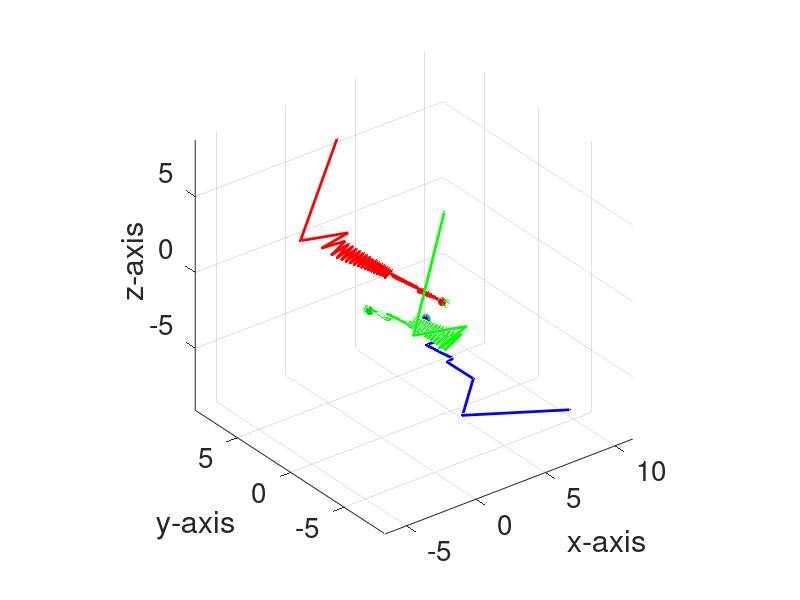
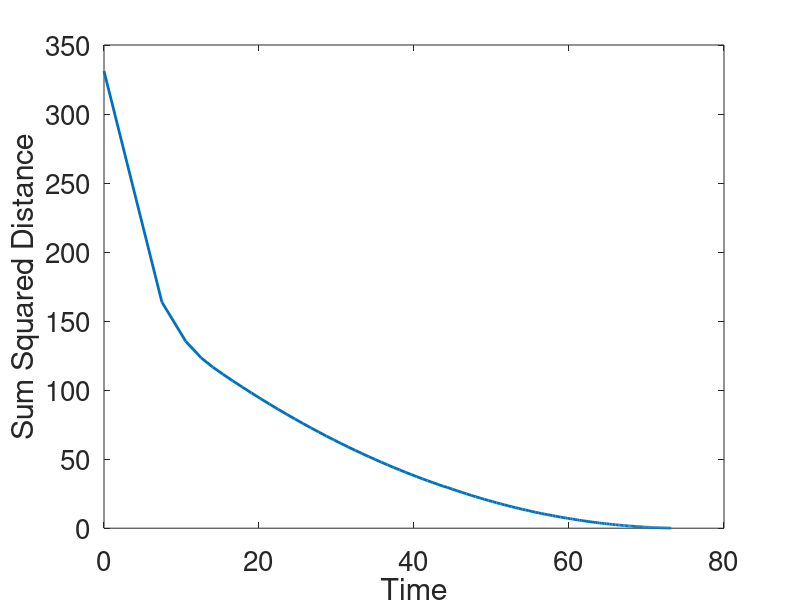

The MATLAB script that drew these images, in order:
% Authors: Li Huang and Aaron T. Becker
% Email: lhuang21@uh.edu
% All rights reserved
%=======================================
% Closed-loop control of n Janus particles with greedy optimal control
function GreedyOptimalControl(n)
clc
if nargin < 1
% Set default number of Janus spheres 
   n = 3;
end

format compact

%% Initialization
%<<<<<<<<<<<< Variables Init>>>>>>>>>>>>>
% Initialize Janus particle positions  
% x_init= [x1 x2 x3 ... xn;
%          y1 y2 y3 ... yn;
%          z1 z2 z3 ... zn];
x_init = randn(3,n)*5;
%Initialize Janus particle goal positions
% x_goal= [x1 x2 x3 ... xn;
%          y1 y2 y3 ... yn;
%          z1 z2 z3 ... zn];
x_goal = randn(3,n)*2;
%Generate random thrust vectors  (unit magnitude, in R^3)
% thrustV= [u1 u2 u3 ... un;
%           v1 v2 v3 ... vn;
%           w1 w2 w3 ... wn];
thrustV =rand(3,n);

% Thrust vector normalization
for i = 1:n
   thrustV(:,i) = thrustV(:,i)./norm(thrustV(:,i));
end


%<<<<<<<<<<<< Graph Init>>>>>>>>>>>>>
% Draw  the Janus spheres
figure(1); clf;
sf = 10;
[sx,sy,sz] = sphere;
sx = sx/sf;sy=sy/sf;sz=sz/sf;

% Draw the sphere magnetic orientation (blue) and thrust orientation
% (green)
sphereHandler = ones(n,1);      % handles to spheres
trajHandler = ones(n,1);        % handles to paths
colors  = hsv(n);               % unique color for each sphere

for i = 1:n
    sphereHandler(i) =  surf(sx+x_init(1,i),sy+x_init(2,i),sz+x_init(3,i),'FaceColor',colors(i,:),'EdgeColor',.8*colors(i,:),'LineWidth',4);
    hold on
%   Draw the trajectory of each sphere
    trajHandler(i) = line(x_init(1,i),x_init(2,i),x_init(3,i),'Color',colors(i,:));
end
axis equal

% Draw the goal locations
th = 0:pi/12:2*pi;
flat = zeros(1,numel(th));
rad = 1/4;
for i = 1:n
    line( x_goal(1,i)+flat,x_goal(2,i)+rad*cos(th),x_goal(3,i)+rad*sin(th),'color','green');
    line( x_goal(1,i)+rad*cos(th),x_goal(2,i)+flat,x_goal(3,i)+rad*sin(th),'color','green');
    line( x_goal(1,i)+rad*cos(th),x_goal(2,i)+rad*sin(th),x_goal(3,i)+flat,'color','green');
end


%% Closed-loop control
% Greedy optimal control mode switch
% mode = 1: Rt(k) = R(k-1)*Rx(a) or Rt(k) = R(k-1)*Ry(a)
% mode = 2: Rt(k) = R(k-1)*Rx(a)*Ry(b)
% mode = 3: Rt(k) = R(k-1)*Rx(a)*Ry(b)*Rx(c)
mode = 3;       
numSteps = 5000;                    % Set the maximum number of time steps
errors = ones(numSteps,1)*NaN;      % Sum of squared distance to goals

% Plot error
figure(2)
errHandler = plot(errors);
xlabel('Time')
ylabel('Sum Squared Distance')
set(gca,'FontSize',20);

x = x_init;                         % Current states (Janus sphere position)
Vt = (x_goal-x).^2;                 % Position error (Lyapunov fcn)
iop = 1;                            % Operation counter
t_step = 0.0.*ones(numSteps,1);     % time step
Rt = eye(3);        % rotation matrix for the next move

figure(1)
set(gca,'FontSize',20);
xlabel('x-axis')
ylabel('y-axis')
zlabel('z-axis')
%  While sum squared distance error is larger than a treshold
while(sum(Vt(:))>0.1)

    Vt = (x_goal-x).^2;
    errors(iop) = sum(Vt(:));
 
    % Rotation matrix index for actuation
    % Consider a Lyapunov fcn candidate V(t)=(x_goal-x)'(x_goal-x) and its derivative
    % Vdot(t)= (x_goal-x)'(-x_dot) = (x_goal-x)'(-Rv)
    % V(t+t_opt) = V(t)+Vdot(t)*t_opt.
    % Find the optimal rotation matrix s.t. the magnitude of V_dot is
    % minized
    
    switch mode
        case 1
            if mod(iop,2)==1
                Vdot = @(theta) trace((x_goal-x)'*Rt*Rx(theta)*(-thrustV));
                theta = fminsearch(Vdot,rand*2*pi-pi);
                Rt = Rt*Rx(theta);
            else
                Vdot = @(theta) trace((x_goal-x)'*Rt*Ry(theta)*(-thrustV));
                theta = fminsearch(Vdot,rand*2*pi-pi);
                Rt = Rt*Ry(theta);
            end                
        case 2
            Vdot = @(theta) trace((x_goal-x)'*Rt*Rx(theta(1))*Ry(theta(2))*(-thrustV));
            theta = fminsearch(Vdot,[rand*2*pi-pi,rand*2*pi-pi]);
            Rt = Rt*Rx(theta(1))*Ry(theta(2));
        case 3
            Vdot = @(theta) trace((x_goal-x)'*Rt*Rx(theta(1))*Ry(theta(2))*Rx(theta(3))*(-thrustV));
            theta = fminsearch(Vdot,[rand*2*pi-pi,rand*2*pi-pi,rand*2*pi-pi]);
            Rt = Rt*Rx(theta(1))*Ry(theta(2))*Rx(theta(3));
    end

    
    % Compute an optimal actuation time (>=0) after each rotation 
    topt = max(0.0, trace((x_goal-x)'*Rt*thrustV)/n);

    iop = iop + 1;          % Record time step    
    t_step(iop) = t_step(iop-1)+topt;
    
    % All Janus spheres move one step
    x = x + topt.*Rt*thrustV;
   
    for j = 1:n
        % Update the position of each sphere
        set( sphereHandler(j), 'XData', sx+x(1,j),'YData',sy+x(2,j),'ZData',sz+x(3,j));

        %update the path of each sphere
        xp= get(trajHandler(j),'XData');
        yp= get(trajHandler(j),'YData');
        zp= get(trajHandler(j),'ZData');
        set(trajHandler(j),'XData',[xp,x(1,j)],'YData',[yp,x(2,j)],'ZData',[zp,x(3,j)],'LineWidth',2);
    end
        
        set(errHandler,'Ydata',errors, 'Xdata',t_step, 'LineWidth', 2);
        drawnow
        
end


function R = Rx(a)
R = [1, 0, 0; 0, cos(a), -sin(a); 0, sin(a), cos(a)];

function R = Ry(b)
R = [cos(b), 0, sin(b); 0, 1, 0; -sin(b), 0, cos(b)];




